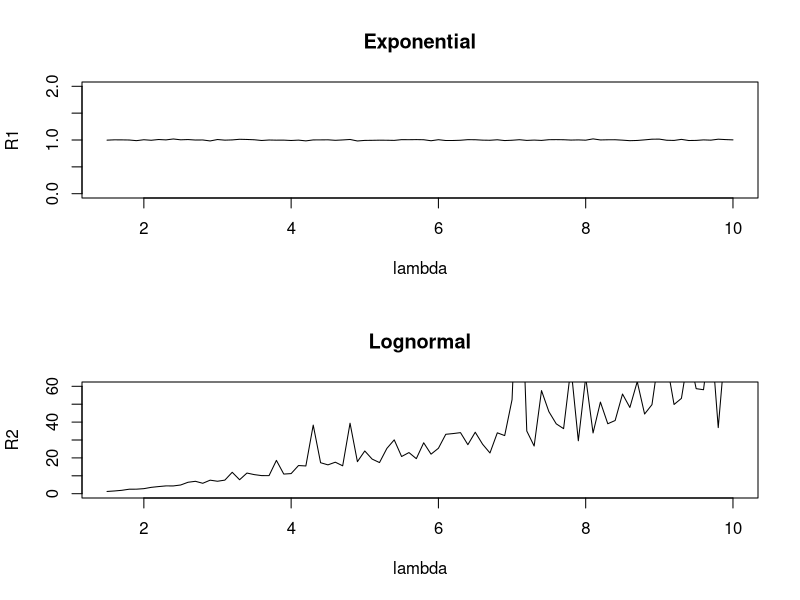

This chart was generated by the following R code:

# exp_lognormal.R

# compute for a range of lambdas
lambda <- seq(from = 1.5, to = 10, by = 0.1)

m <- 100000                       # number of iterations (need a lot)
R1 <- rep(0, length(lambda))
R2 <- rep(0, length(lambda))

for (j in seq_along(lambda)){     # for each lambda, estimate risk
  l <- lambda[j]                  # get jth lambda
  sig <- sqrt(2*log(l))           # calc sigma
  x <- rlnorm(m, sdlog = sig)     # simulate m lognormals
  f1 <- l^(-1)*exp(-x/l)          # f1 is the exponential density
                                  # f2 is the lognormal density
  f2 <- (1/x)*(exp(-(log(x))^2/(2*sig^2)))/sqrt(2*pi*sig^2) 
  h <- (x - l)^2/l^2              # loss function
  R2[j] <- mean(h)                # lognormal risk
  R1[j] <- mean((h*f1)/f2)        # exponential risk
}

pdf(file="img/ExpLognormal.pdf")
# now plot the results
par(mfrow = c(2,1))
plot(R1 ~ lambda, ylim = c(0,2), type = "l", main = "Exponential")
plot(R2 ~ lambda, ylim = c(0,60), type = "l", main = "Lognormal")
par(mfrow = c(1,1))

dev.off()
